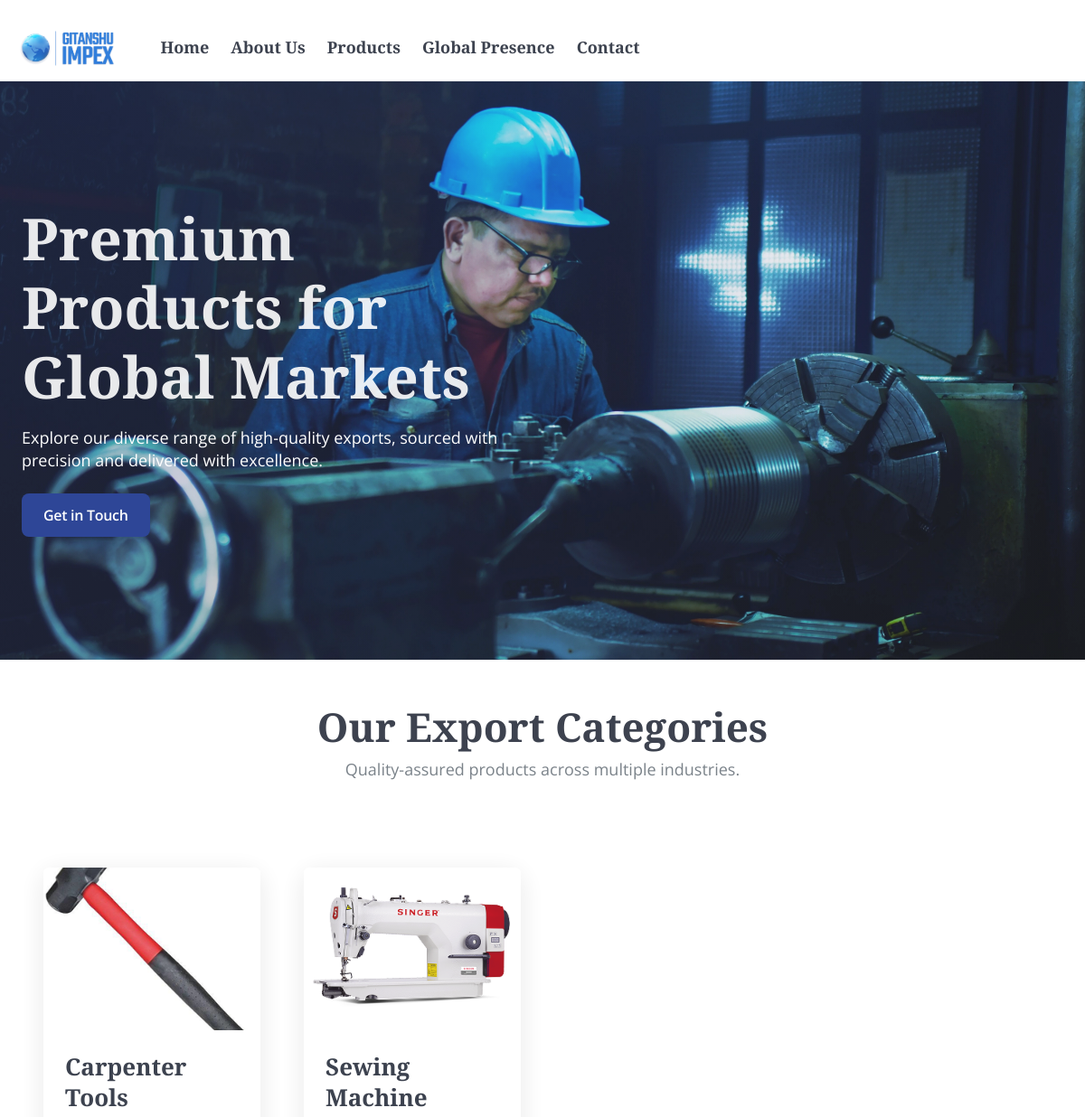
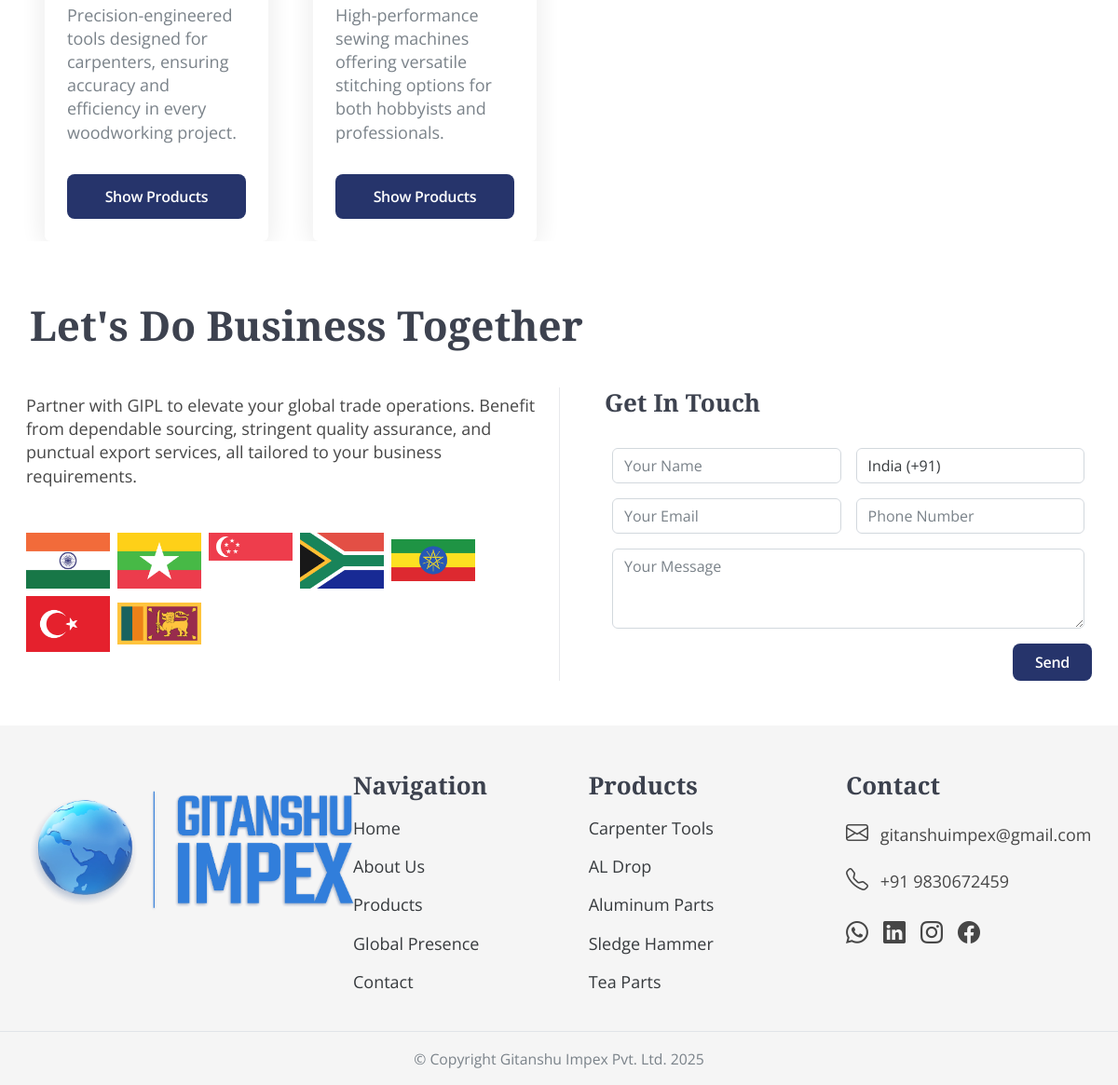
Screenshot of /products/ with the database file from the repository (2 pictures, top to bottom).
### gipl_app/models.py (models this page shows, shortened)
class ProductCategory(models.Model):
    name = models.CharField(max_length=100)
    slug = models.SlugField(unique=True, blank=True)
    image = models.ImageField(upload_to='category_images/', blank=True, null=True)
    description = models.TextField(blank=True, null=True)
    class Meta:
        verbose_name_plural = "Product Categories"

### gipl_app/views.py (the view)
# urls.py: path('products/', views.products, name='products'),
def products(request):
    categories = ProductCategory.objects.all()
    return render(request, 'gipl_app/products.html', {'categories': categories})

### gipl_app/forms.py (shortened to what this page needs)
class InquiryForm(forms.ModelForm):
    country_code = forms.ChoiceField(
        choices=COUNTRY_CODES,
        initial='+91',
        widget=forms.Select(attrs={'class': 'form-control'})
    )
    phone = forms.CharField(
        required=False,
        max_length=20,
        widget=forms.TextInput(attrs={
            'class': 'form-control',
            'placeholder': 'Phone Number'
        })
    )
    class Meta:
        model = Inquiry
        fields = ['name', 'email', 'country_code', 'phone', 'message']
        widgets = {
            'name': forms.TextInput(attrs={'class': 'form-control', 'placeholder': 'Your Name'}),
            'email': forms.EmailInput(attrs={'class': 'form-control', 'placeholder': 'Your Email'}),
            'message': forms.Textarea(attrs={'class': 'form-control', 'rows': 3, 'placeholder': 'Your Message'}),
        }

### gipl_app/context_processors.py (called while the page is built)
def inquiry_form_context(request):
    return {'form': InquiryForm()}

### gipl_app/templates/gipl_app/products.html (shortened to what this page needs)
{% extends "gipl_app/base.html" %}
{% load static %}
{% block content %}
<section class="product-hero">
  <div class="position-relative">
    <picture>
      <source media="(max-width: 768px)" srcset="{% static 'images/product_mobile_hero.webp' %}">
      <img src="{% static 'images/product_desktop_hero.webp' %}" alt="Product Hero" class="w-100 object-fit-cover" style="max-height: 80vh;">
    </picture>
    <div class="hero-text-overlay position-absolute top-0 start-0 w-100 h-100 d-flex align-items-center px-4 px-md-4">
      <div class="container">
        <div class="col-md-6">
          <h1 class="mb-3 text-white">Premium Products for Global Markets</h1>
          <p class="mb-4 text-white">Explore our diverse range of high-quality exports, sourced with precision and delivered with excellence.</p>
          <a href="/contact/" class="btn btn-primary">Get in Touch</a>
        </div>
      </div>
    </div>
  </div>
</section>
<section class="product-categories py-5 px-4 px-md-4">
  <div class="text-center mb-5">
    <h2 class="mb-2">Our Export Categories</h2>
    <p class="text-muted">Quality-assured products across multiple industries.</p>
  </div>
  <div class="row g-5">
    {% for category in categories %}
    <div class="col-12 col-md-3">
      <div class="card border-0 category-card h-100 rounded">
        {% if category.image %}
        <div class="category-img-wrapper">
          <img src="{{ category.image.url }}" alt="{{ category.name }}" class="img-fluid object-fit-cover w-100" style="aspect-ratio: 4/3;">
        </div>
        {% endif %}
        <div class="card-body p-4 d-flex flex-column justify-content-between">
          <h5 class="mb-2">{{ category.name }}</h5>
          <p class="text-muted">{{ category.description|truncatewords:30 }}</p>
          <a href="{% url 'category_detail' category.slug %}" class="btn btn-primary mt-3">Show Products</a>
        </div>
      </div>
    </div>
    {% endfor %}
  </div>
</section>
{% endblock %}

### static/css/style.css (style rules this page uses)
:root { --h1-size: 64px; --h2-size: 44px; --h3-size: 40px; --h4-size: 34px; --h5-size: 26px; --h6-size: 22px; --p-size: 18px; --h1-line: 1.2; --h2-line: 1.2; --h3-line: 1.2; --h4-line: 1.3; --h5-line: 1.3; --h6-line: 1.3; --p-line: 1.4; --heading-font: 'Playfair Display', serif; --body-font: 'Open Sans', sans-serif; --heading-color: #111827; --text-color: #333333; --cta-text: #FFFFFF; --border-color: #E5E7EB; --button-color: #18338C; --muted-gold: #D2B450; --dark-navy: #0F1F5B; --soft-gray: #F5F5F5; }
body { font-family: var(--body-font); color: var(--text-color); font-size: var(--p-size); line-height: var(--p-line); margin: 0; padding: 0; opacity: .90; }
h1, h2, h3, h4, h5, h6, .nav-link { font-family: var(--heading-font); color: var(--heading-color); font-weight: 600; opacity: 0.9; }
h1 { font-size: var(--h1-size); line-height: var(--h1-line); }
h2 { font-size: var(--h2-size); line-height: var(--h2-line); }
h5 { font-size: var(--h5-size); line-height: var(--h5-line); }
.btn-primary { background-color: var(--dark-navy); color: var(--cta-text); padding: 12px 24px; border: none; border-radius: 8px; text-decoration: none; transition: all 0.3s ease-in-out; box-shadow: 0 0 0 rgba(0, 0, 0, 0); display: inline-block; position: relative; overflow: hidden; font-weight: 600; letter-spacing: -0.3px; }
@media (min-width: 1200px) { h1 { font-size: var(--h1-size); } }
@media (min-width: 1200px) { h2 { font-size: var(--h2-size); } }
@media (min-width: 1200px) { h5 { font-size: var(--h5-size); } }
@media (min-width: 1200px) { p { font-size: var(--p-size); } }
.container { max-width: 1920px; padding-left: 0rem; padding-right: 0rem; margin-left: auto; margin-right: auto; }

### static/css/whowearecard.css (style rules this page uses)
.object-fit-cover { object-fit: cover; }
.card { transition: transform 0.3s ease, box-shadow 0.3s ease; border-radius: 8px; box-shadow: 0 6px 16px rgba(0, 0, 0, 0.08); }

### static/css/global_presence.css (style rules this page uses)
* { box-sizing: border-box; }
body { overflow-x: hidden; }

### static/css/about.css (style rules this page uses)
body { overflow-x: hidden; }
.row, .container, section { margin: 0 !important; padding: 0; overflow-x: hidden; }

### static/css/products.css (style rules this page uses)
.product-hero { position: relative; }
.hero-text-overlay { background: linear-gradient(to right, rgba(15, 31, 91, 0.3), rgba(15, 31, 91, 0.04)); }
.hero-text-overlay a.btn { background-color: var(--button-color); color: var(--cta-text); border: none; }
.category-card { border-radius: 10px; overflow: hidden; background-color: #fff; transition: transform 0.3s ease, box-shadow 0.3s ease, border-left 0.3s ease; min-height: 260px; box-shadow: 0 6px 32px rgba(0, 0, 0, 0.1); border-left: 4px solid transparent; }

### rows the page displays
ProductCategory: image (picture), name "Carpenter Tools", description "Precision-engineered tools designed for carpenters, ensuring accuracy and efficiency in every woodworking project."
ProductCategory: image (picture), name "Sewing Machine", description "High-performance sewing machines offering versatile stitching options for both hobbyists and professionals."
